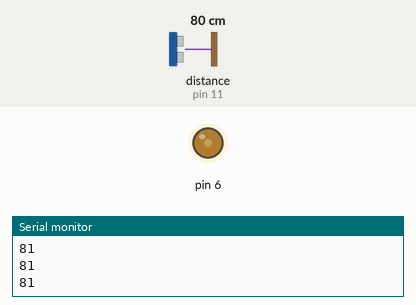
Recording of a sketch running on a simulated Arduino Uno, built with avr-gcc and run on an emulated ATmega328P. On the bench: output pins drawn as LEDs (lit = HIGH), the last lines printed to the serial monitor. The inputs (shaded band) are chosen by the test bench; at power-on: distance to the obstacle (sensor on pin 11) 80 cm. The echo pulse lasts 58.3 µs per cm.

Above: at 1.2 s.
1.3 s: distance to the obstacle (sensor on pin 11) set to 2 cm
At 2.4 s:
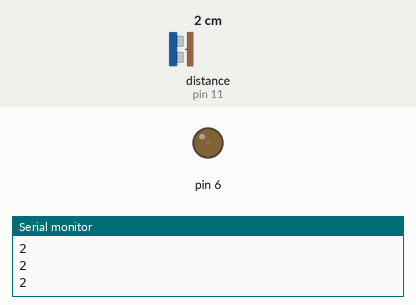
2.8 s: distance to the obstacle (sensor on pin 11) set to 250 cm
At 3.9 s:
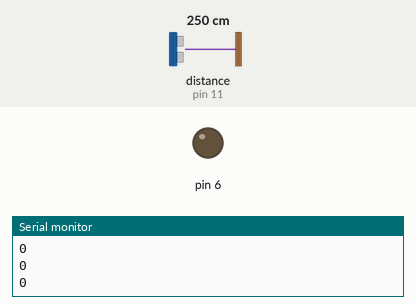
4.3 s: distance to the obstacle (sensor on pin 11) set to 203 cm
5.8 s: distance to the obstacle (sensor on pin 11) set to 197 cm
At 6.5 s:
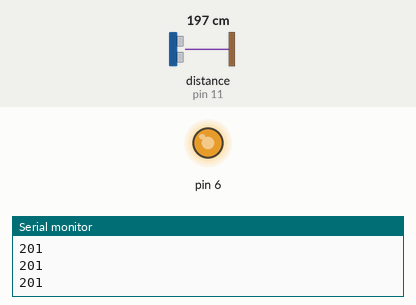
7.3 s: distance to the obstacle (sensor on pin 11) set to 299 cm
At 8.4 s:
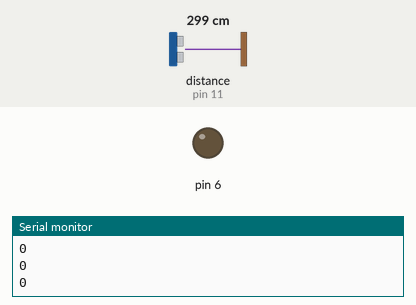
Timing chart, 0 to 9.8 s (numbered marks = the images above; inputs shaded):
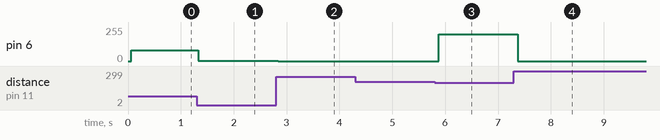

Measured:
- the behaviour switches between 201 and 200 cm on distance to the obstacle (sensor on pin 11) (found by bisection; images 2 and 3)
- after the input at 1.3 s, pin 6: 81/255 → 2/255 at once
- after the input at 2.8 s, pin 6: 2/255 → 0/255 at once
- after the input at 5.8 s, pin 6: 0/255 → 201/255 after 0.08 s
- after the input at 7.3 s, pin 6: 201/255 → 0/255 after 0.07 s

The sketch:

New_Ping.ino
```cpp
#include <NewPing.h>
int x;
#define TRIGGER_PIN 12
#define ECHO_PIN 11
#define MAX_DISTANCE 200
NewPing myHC_SR04(TRIGGER_PIN, ECHO_PIN, MAX_DISTANCE);
void setup()
{
	Serial.begin(9600);
	pinMode(6, OUTPUT);
}

void loop()
{
	Serial.println(myHC_SR04.ping_cm());
	delay(50);
	x = myHC_SR04.ping_cm();
	analogWrite(6, x);
}
```
